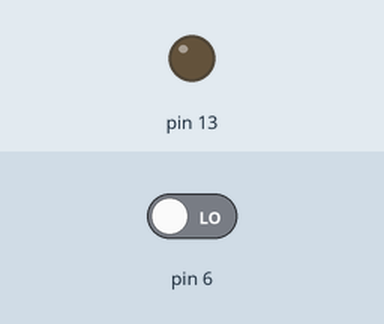
Simulated run of this sketch. Board: Arduino Uno, built with avr-gcc and run on an emulated ATmega328P. Shown: output pins drawn as LEDs (lit = HIGH). The inputs (shaded band) are chosen by the test bench; at power-on: pin 6 LOW.

Above: at 1.2 s.
1.3 s: pin 6 driven HIGH
At 2.0 s:
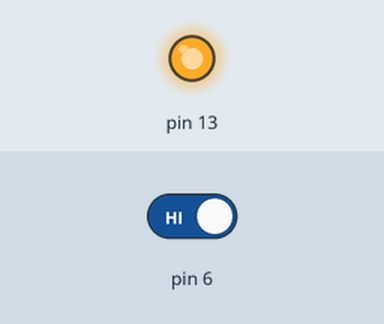
2.8 s: pin 6 driven LOW
At 3.1 s:
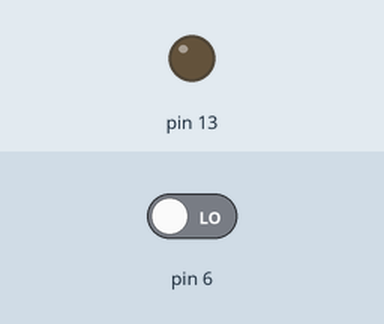
Timing chart, 0 to 5.8 s (numbered marks = the images above; inputs shaded):
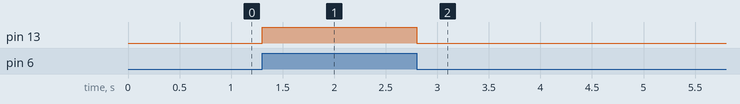

Measured:
- after the input at 1.3 s, pin 13: LOW → HIGH at once
- after the input at 2.8 s, pin 13: HIGH → LOW at once

The sketch:

Precision_Clock_Interrupt_Test.ino
```cpp
boolean toggle = true;

void pciSetup(byte pin)
{
    *digitalPinToPCMSK(pin) |= bit (digitalPinToPCMSKbit(pin));  // enable pin
    PCIFR  |= bit (digitalPinToPCICRbit(pin)); // clear any outstanding interrupt
    PCICR  |= bit (digitalPinToPCICRbit(pin)); // enable interrupt for the group
}

//ISR (PCINT0_vect) // handle pin change interrupt for D8 to D13 here
// {
//     digitalWrite(13,digitalRead(8) and digitalRead(9));
// }
//
//ISR (PCINT1_vect) // handle pin change interrupt for A0 to A5 here
// {
//     digitalWrite(13,digitalRead(A0));
// }

ISR (PCINT2_vect) // handle pin change interrupt for D0 to D7 here
 {
   if (toggle == true)
   {
     digitalWrite(13,HIGH);
     toggle = false;
   }
   else
   {
     digitalWrite(13,LOW);
     toggle = true;
   }
 }

 void setup()
 {
   pinMode(6,INPUT);

   pciSetup(6);

   pinMode(13,OUTPUT);
 }

 void loop()
 {

 }
```
